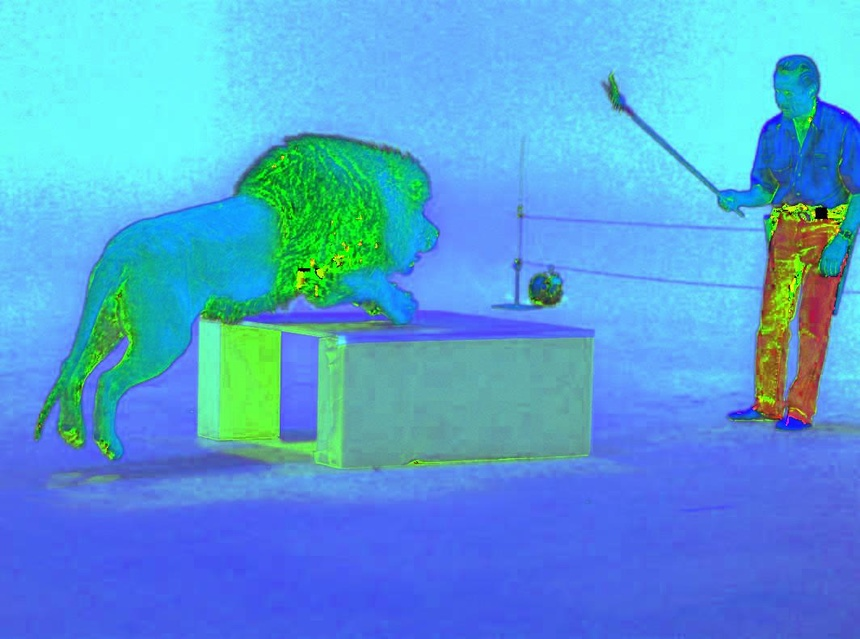
%> input picture Lab_01/lionHSV.jpg, 860 x 639 px, shrunk from 1064 x 791 before the run
$ octave bai2.m   (GNU Octave 9; MATLAB toolbox functions it lacks are replaced by stand-ins)
%> lines starting %> are read from the running program, lines starting %| are printed output that depends on the picture; in (x1, y1, x2, y2) boxes, pixels count from 0 and x2, y2 are one past the last pixel; in counts of white or black regions, pixels touching at a corner belong together; the program's own positions count from 1
lionHSV = imread("../lionHSV.jpg");
%> lionHSV is the input picture: size 639x860x3 uint8; mean R, G, B 84.7, 159.6, 215.7

h = lionHSV(:,:,1);
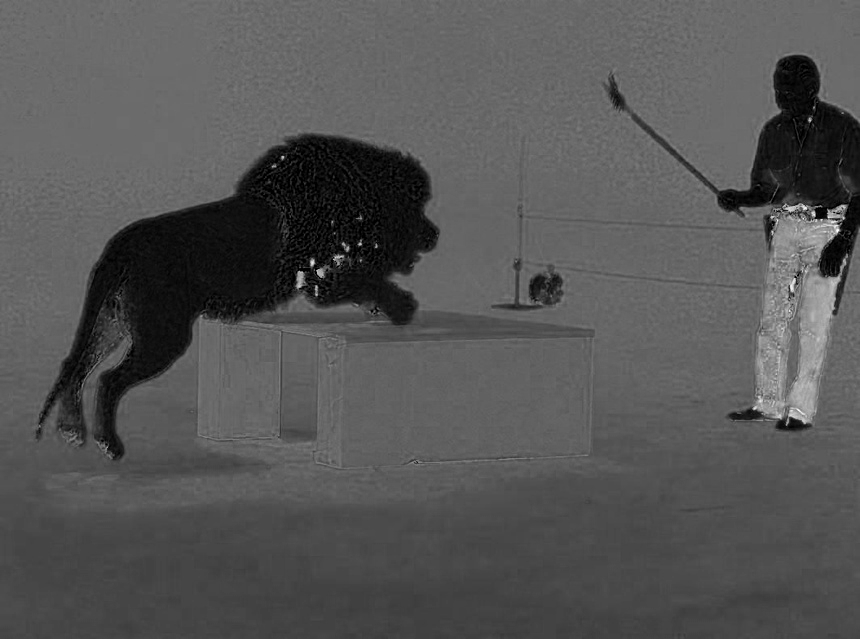
%> h: size 639x860 uint8; min 0, max 255, mean 84.7
s = lionHSV(:,:,2);
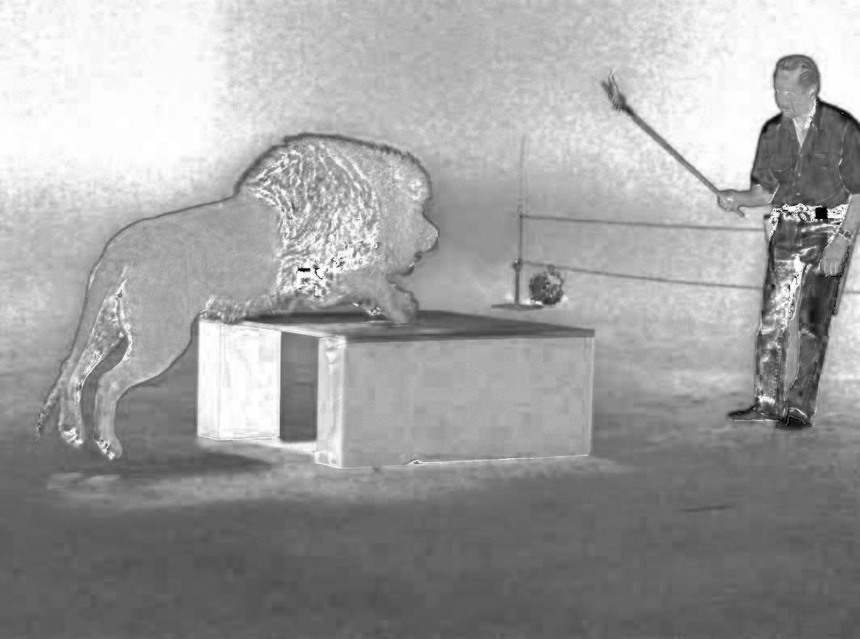
%> s: size 639x860 uint8; min 0, max 255, mean 159.6
v = lionHSV(:,:,3);
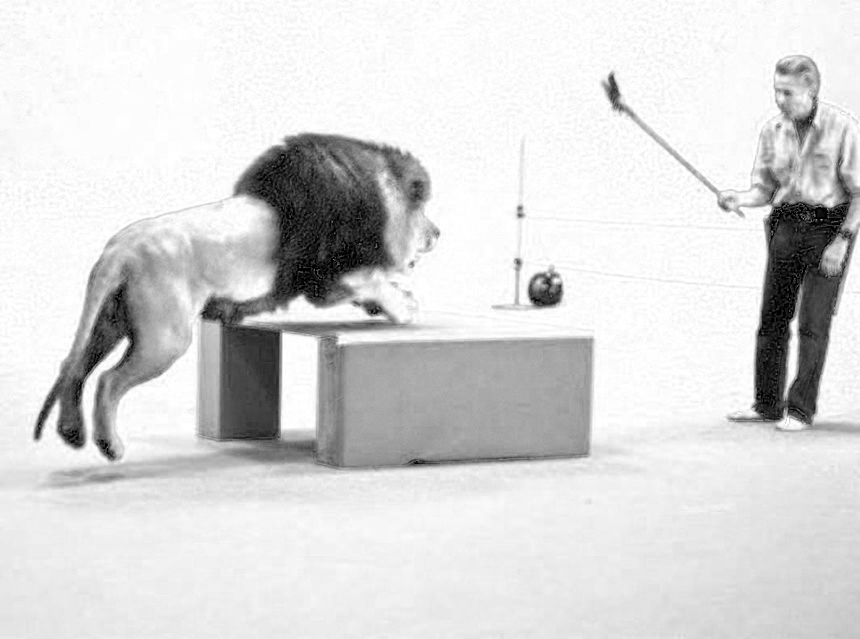
%> v: size 639x860 uint8; min 0, max 255, mean 215.7

h_but_double = im2double(h);

for index = 1 : rows(h_but_double)*columns(h_but_double)
    if (h_but_double(index) < 0.22)
        h_but_double(index) = 0;
    elseif (h_but_double(index) > 0.45)
        h_but_double(index) = 0;
    else
        h_but_double(index) = 1;
    endif
endfor
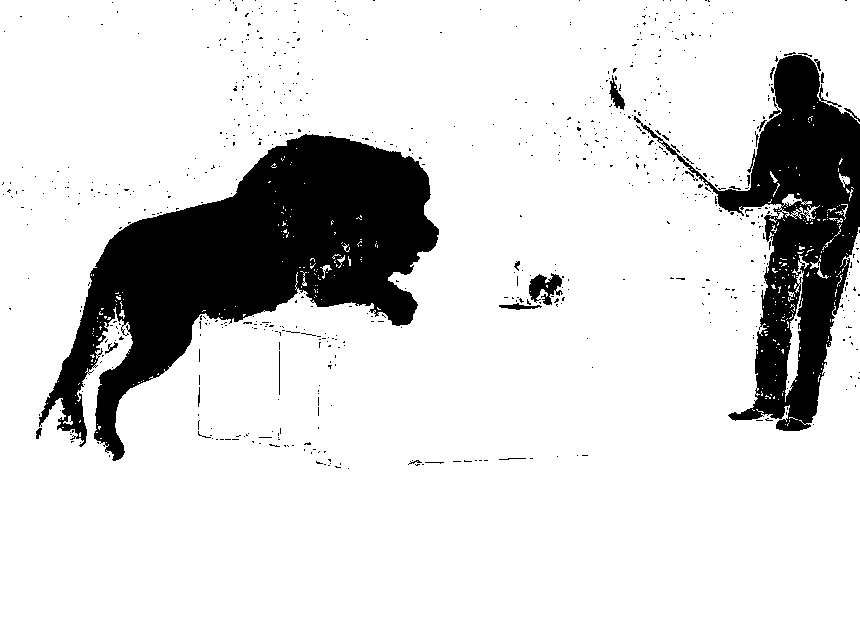
%> h_but_double: size 639x860 double; values 0 (black) and 1 (white), 84.8% white; 687 black regions (665 under 20 px), largest, box (x1, y1, x2, y2) and area: (39, 134, 439, 461) 52432, (634, 55, 860, 431) 27322, (529, 273, 563, 305) 611

imwrite(h_but_double,'../Result_HS/bai2.jpg');
